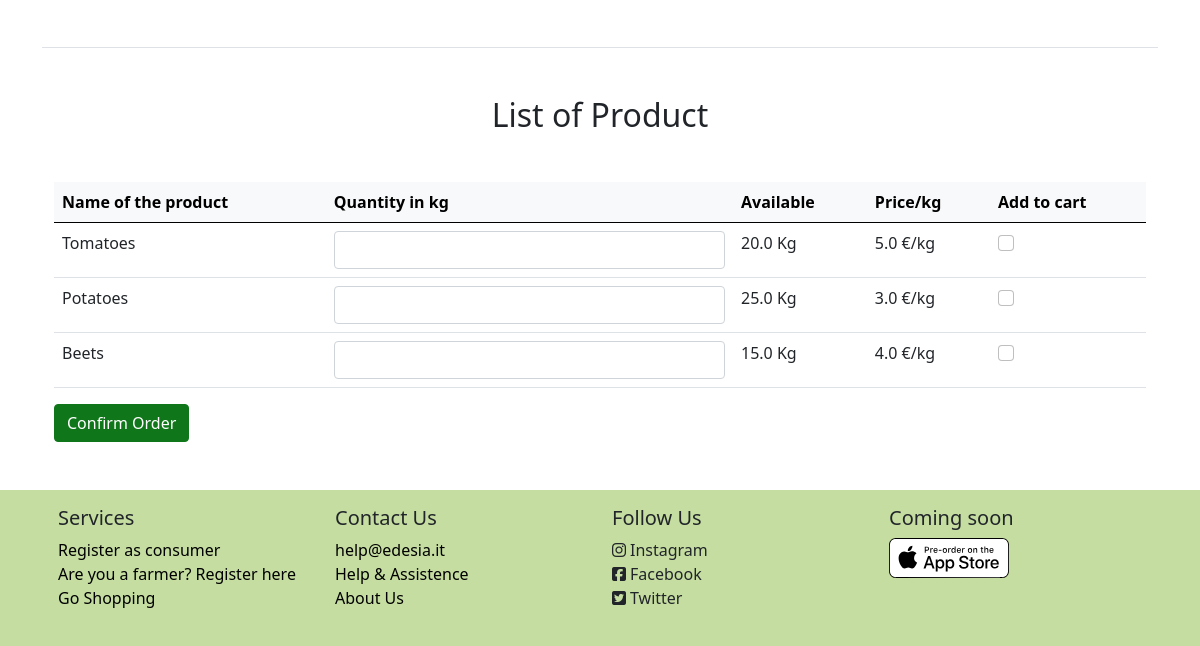
The page /farmer_store/8 (lower part) on the database as committed earlier.
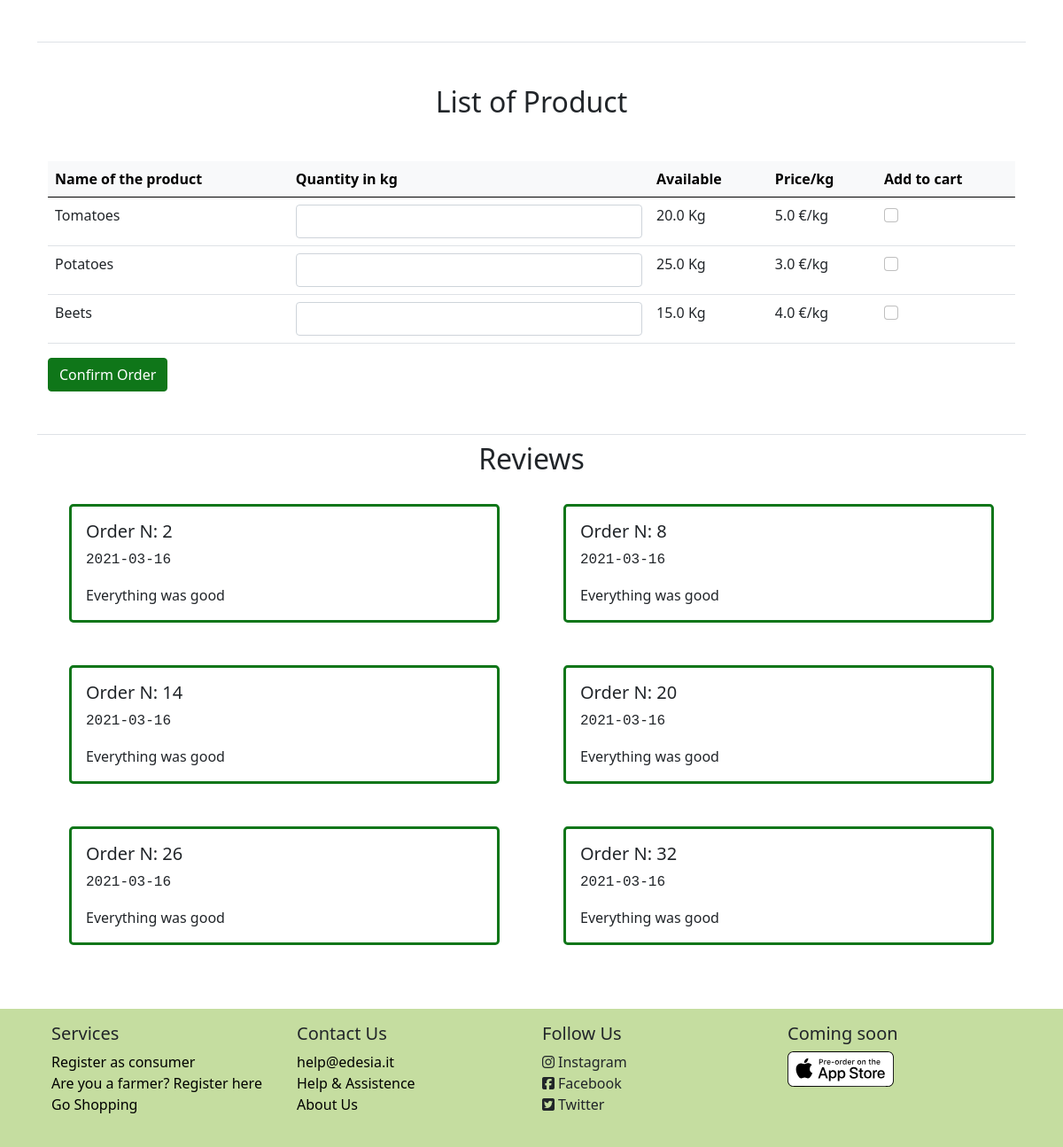
The same page on the database as committed later.
### model.py (models this page shows, shortened)
class Product (db.Model):
    id = db.Column(db.Integer, primary_key=True)
    box = db.Column(db.Boolean)
    supplier_id = db.Column(db.Integer, db.ForeignKey('supplier.id'))
    name = db.Column(db.String, nullable=False)
    price = db.Column(db.Float, nullable=False)
    quantity = db.Column(db.Float, nullable=False)
    description = db.Column(db.Text)

class Review (db.Model):
    id = db.Column(db.Integer, primary_key=True)
    order_id = db.Column(db.Integer, db.ForeignKey('order.id'))
    consumer_id = db.Column(db.Integer, db.ForeignKey('consumer.id'))
    supplier_id = db.Column(db.Integer, db.ForeignKey('supplier.id'))
    text = db.Column(db.Text, nullable=False)
    timestamp = db.Column(db.Date, default=datetime.utcnow)

### app.py (the view)
@app.route('/farmer_store/<int:id>', methods=['GET', 'POST'])
def farmer_store(id):
    supplier = Supplier.query.filter_by(id=id).first()
    products = Product.query.filter(Product.supplier_id==id, Product.box==False, Product.quantity>0.0).all()
    boxes = Product.query.filter(Product.supplier_id==id, Product.box==True, Product.quantity>0.0).all()
    min_entries = len(products)+len(boxes)
    class LocalForm(OrderForm):pass
    LocalForm.order = FieldList(FormField(OrderEntryForm), min_entries=min_entries)
    form=LocalForm()
    reviews = Review.query.filter_by(supplier_id=id).all()
    return render_template("Pages/farmer_store.html", supplier=supplier, products=products, boxes=boxes, form=form, reviews=reviews)

### app.py
    class LocalForm(OrderForm):pass

### form.py
class OrderEntryForm(FlaskForm):
    name = StringField()
    quantity = FloatField('Quantity')
    price = FloatField()
    to_order = BooleanField('Add Product')
    box=BooleanField()

### templates/Pages/farmer_store.html (shortened to what this page needs)
{% extends 'Components/base.html' %}
{% block body %}
    <div class="container-lg mt-3 border-top">
        <form action="{{ url_for('order_func', id = supplier.id) }}" method="post">
            <div class="row row-cols-md-4">
                {% for i in range(boxes|length) %}
                    <div class="col-md">
                    </div>
                {% endfor %}
            </div>
            <div class="container-fluid m-auto border-top">
                <h2 class="text-center m-5">List of Product</h2>
            <div class="table-responsive-lg">
                <table class="table table-hover">
                    <thead class="table-light">
                    <tr>
                        <th scope="col">Name of the product</th>
                        <th scope="col">Quantity in kg</th>
                        <th scope="col">Available</th>
                        <th scope="col">Price/kg</th>
                        <th scope="col">Add to cart</th>
                    </tr>
                    </thead>
                    <tbody>
                    {% for i in range(products|length) %}
                        <tr>
                            <td scope="row">{{ products[i].name }}</td>
                            <td>{{ form.order[i].quantity(class="form-control") }}</td>
                            <td>{{ products[i].quantity }} Kg</td>
                            <td>{{ products[i].price }} €/kg</td>
                            <td class="m-auto">{{ form.order[i].to_order(class="form-check-input") }}</td>
                        </tr>
                    {% endfor %}
                    </tbody>
                </table>
            </div>
            {{ form.submit(class="btn btn-primary", style="background-color: #0F7619; border-color: #0F7619") }}
            </div>
        </form>
        {% if reviews %}
            <div class="container-fluid mt-5 border-top">
                    <h2 class="text-center mt-2">Reviews</h2>
            <div class="row row-cols-lg-2">
                {% for review in reviews %}
                    <div class="col-lg m-auto">
                             <div class="card m-4 rounded-3 border-3" id="cardResult">
                                        <div class="card-body">
                                            <h5 class="card-title">
                                                Order N: {{ review.order_id }}
                                            </h5>
                                            <p class="font-monospace">{{ review.timestamp }}</p>
                                            <p class="card-text">{{ review.text}}</p>
                                        </div>
                            </div>
                    </div>
                {% endfor %}
            </div>
                </div>
        {% endif %}
    </div>
{% endblock %}

Rows that differ between the two databases and show on the page:
added Review: order_id "2", timestamp "2021-03-16", text "Everything was good"
added Review: order_id "8", timestamp "2021-03-16", text "Everything was good"
added Review: order_id "14", timestamp "2021-03-16", text "Everything was good"
added Review: order_id "20", timestamp "2021-03-16", text "Everything was good"
added Review: order_id "26", timestamp "2021-03-16", text "Everything was good"
added Review: order_id "32", timestamp "2021-03-16", text "Everything was good"
Other text that changed with them:
text now shown: "Reviews"
